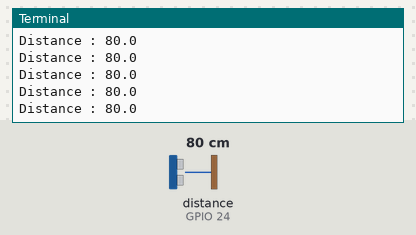
This program was run on a simulated Raspberry Pi (BCM pin numbers). Shown: the last lines printed to the terminal. The inputs (shaded band) are chosen by the test bench; at power-on: distance to the obstacle (sensor on GPIO 24) 80 cm. The echo pulse lasts 58.3 µs per cm; the clock reads 2024-03-15 10:24:30 at power-on unless the program sets it.

Above: at 1.2 s.
1.3 s: distance to the obstacle (sensor on GPIO 24) set to 2 cm
At 1.8 s:
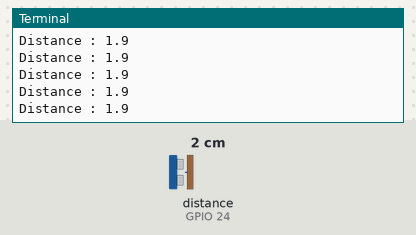
2.8 s: distance to the obstacle (sensor on GPIO 24) set to 4 cm
At 3.3 s:
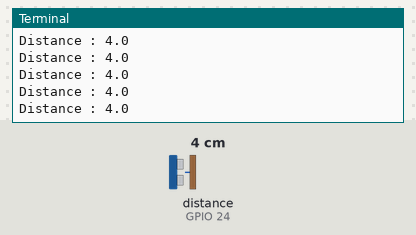
Timing chart, 0 to 5.8 s (numbered marks = the images above; inputs shaded):
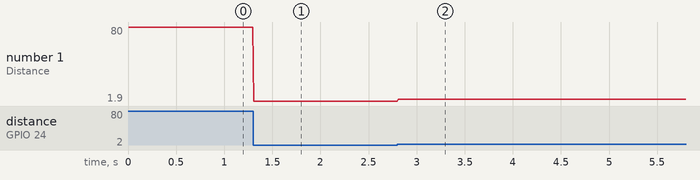

The program:

main.py
```python
#!/usr/bin/python
#+-+-+-+-+-+-+-+-+-+-+-+-+-+-+-+-+-+-+-+-+-+
#|R|a|s|p|b|e|r|r|y|P|i|-|S|p|y|.|c|o|.|u|k|
#+-+-+-+-+-+-+-+-+-+-+-+-+-+-+-+-+-+-+-+-+-+
#
# ultrasonic_2.py
# Measure distance using an ultrasonic module
# in a loop.
#
# Author : Matt Hawkins
# Date   : 28/01/2013

# -----------------------
# Import required Python libraries
# -----------------------
import time
import RPi.GPIO as GPIO

# -----------------------
# Define some functions
# -----------------------

def measure():
  # This function measures a distance
  GPIO.output(GPIO_TRIGGER, True)
  time.sleep(0.00001)
  GPIO.output(GPIO_TRIGGER, False)
  start = time.time()

  while GPIO.input(GPIO_ECHO)==0:
    start = time.time()

  while GPIO.input(GPIO_ECHO)==1:
    stop = time.time()

  elapsed = stop-start
  distance = (elapsed * 34300)/2

  return distance

def measure_average():
  # This function takes 3 measurements and
  # returns the average.
  distance1=measure()
  time.sleep(0.1)
  distance2=measure()
  time.sleep(0.1)
  distance3=measure()
  distance = distance1 + distance2 + distance3
  distance = distance / 3
  return distance

# -----------------------
# Main Script
# -----------------------

# Use BCM GPIO references
# instead of physical pin numbers
GPIO.setmode(GPIO.BCM)

# Define GPIO to use on Pi
GPIO_TRIGGER = 23
GPIO_ECHO    = 24

print "Ultrasonic Measurement"

# Set pins as output and input
GPIO.setup(GPIO_TRIGGER,GPIO.OUT)  # Trigger
GPIO.setup(GPIO_ECHO,GPIO.IN)      # Echo

# Set trigger to False (Low)
GPIO.output(GPIO_TRIGGER, False)

# Wrap main content in a try block so we can
# catch the user pressing CTRL-C and run the
# GPIO cleanup function. This will also prevent
# the user seeing lots of unnecessary error
# messages.
try:

  while True:

    distance = measure()
    print "Distance : %.1f" % distance
    time.sleep(0.01)

except KeyboardInterrupt:
  # User pressed CTRL-C
  # Reset GPIO settings
  GPIO.cleanup()
```

Measured:
- after the input at 1.3 s, the terminal: prints a new line at once (image 1)
- after the input at 2.8 s, the terminal: prints a new line at once (image 2)
- plotted number 1: 80 → 1.9 after the input at 1.3 s, 1.9 → 4 after the input at 2.8 s
